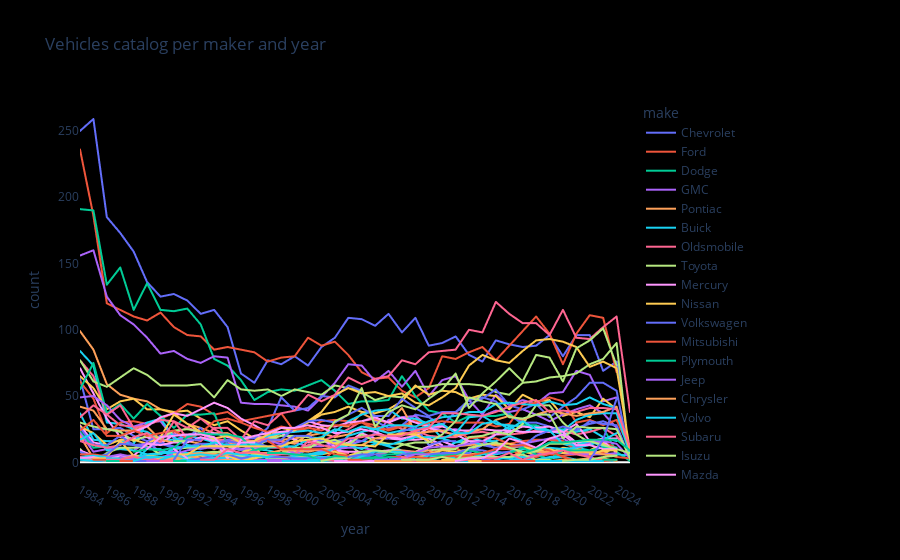

Here is the notebook cell this chart was saved with:
### Code cell
fig = px.line(
        data_frame=num_of_veh_per_year_and_maker,
        x = "year",
        y = "count",
        color = "make",
        title = "Vehicles catalog per maker and year"
        )

fig.update_layout(
                plot_bgcolor = "black",
                paper_bgcolor = "black",
                xaxis = {"showgrid":False},
                yaxis = {"showgrid":False}
                )
